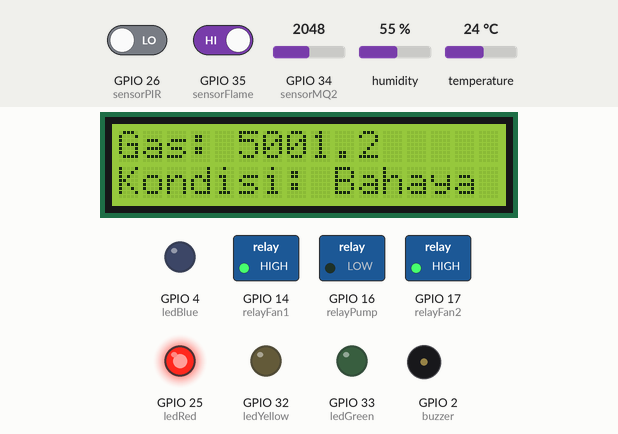
This sketch was run on a simulated ESP32. Parts: 16×2 character LCD, switched loads named in the sketch (green lamp = pin HIGH), output pins drawn as LEDs (lit = HIGH), buzzer (waves = sounding, pin HIGH). The test bench sets the inputs (shaded band); at power-on: GPIO 34 (sensorMQ2) = 2048, temperature 24 °C, GPIO 35 (sensorFlame) HIGH, GPIO 26 (sensorPIR) LOW, humidity 55 %. WiFi joins after 1.5 s; servers stay silent unless stated; what the sketch prints to the serial monitor is not drawn.

Above: at 5.0 s.
5.1 s: GPIO 34 (sensorMQ2) set to 131
At 6.7 s:
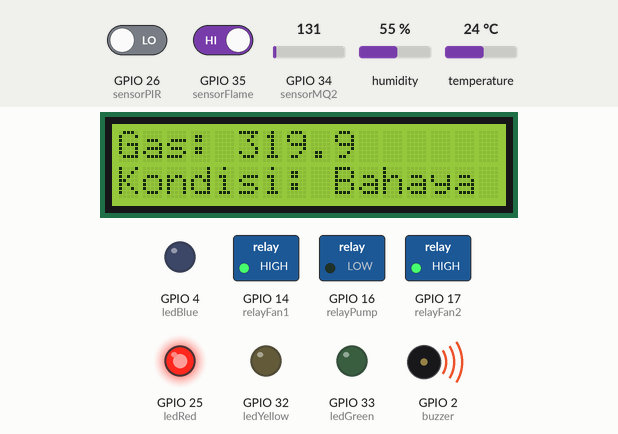
8.5 s: GPIO 34 (sensorMQ2) set to 114
At 11.5 s:
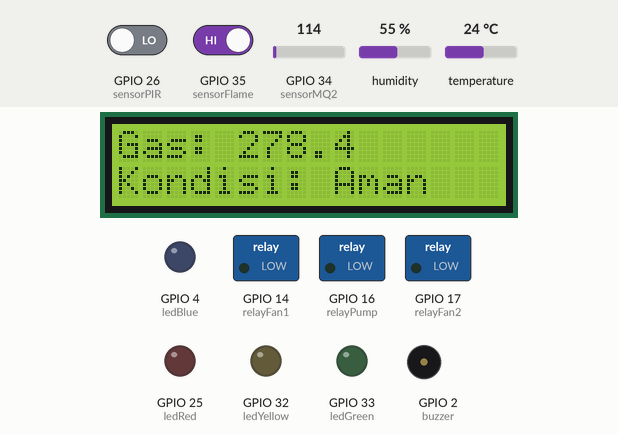
11.8 s: temperature set to 39.4 °C
14.6 s: temperature set to 40.7 °C
At 18.7 s:
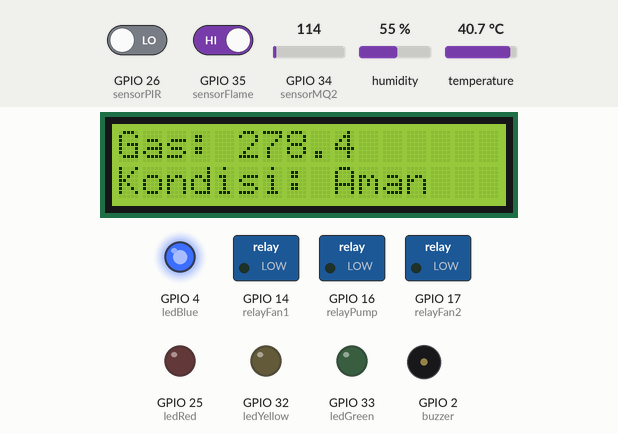
18.9 s: GPIO 35 (sensorFlame) driven LOW
At 21.0 s:
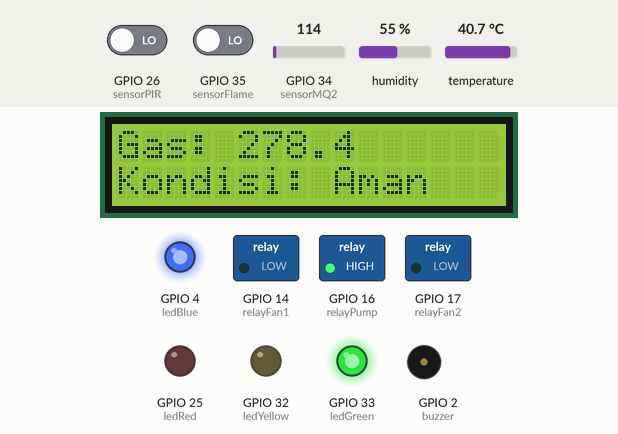
21.7 s: GPIO 26 (sensorPIR) driven HIGH
At 26.5 s:
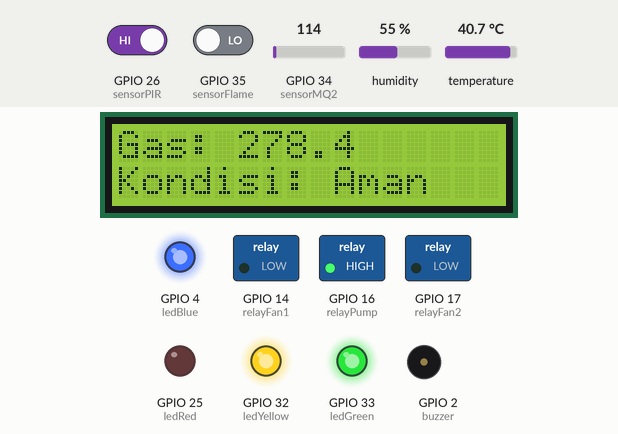
Timing chart, 0 to 27.2 s (numbered marks = the images above; inputs shaded):
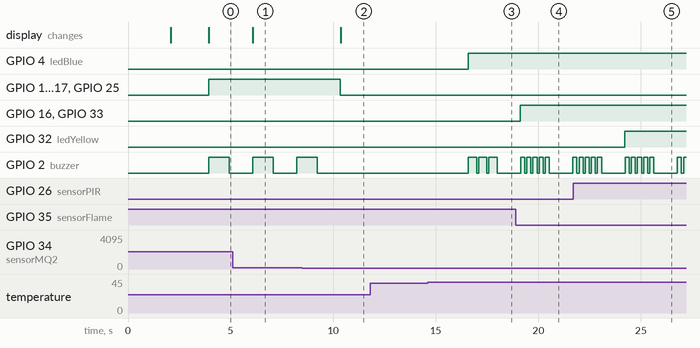

Measured:
- the behaviour switches between 123 and 122 on GPIO 34 (sensorMQ2) (found by bisection; images 1 and 2)
- the behaviour switches between 40 and 40.1 °C on temperature (found by bisection; images 2 and 3)
- after the input at 5.1 s, the display: changes after 0.98 s (image 1)
- after the input at 8.5 s, GPIO 14 (relayFan1), GPIO 17 (relayFan2), GPIO 25 (ledRed): HIGH → LOW after 1.9 s; GPIO 2 (buzzer): goes on until 9.2 s, then stays LOW; the display: changes after 1.9 s (image 2)
- after the input at 11.8 s, every drawn part: stays the same
- after the input at 14.6 s, GPIO 4 (ledBlue): LOW → HIGH after 2.0 s; GPIO 2 (buzzer): alternates HIGH for 0.40 s and LOW for 0.10 s, 6 changes in all, then stays LOW, starting after 2.0 s
- after the input at 18.9 s, GPIO 16 (relayPump), GPIO 33 (ledGreen): LOW → HIGH after 0.23 s
- after the input at 21.7 s, GPIO 32 (ledYellow): LOW → HIGH after 2.5 s

The sketch:

dht22.ino
```cpp
#define BLYNK_TEMPLATE_ID "TMPL6CdHiAEvU"
#define BLYNK_TEMPLATE_NAME "SMART GAS"
#include <Wire.h>
#include <LiquidCrystal_I2C.h>
#include <DHT.h>
#include <WiFi.h>
#include <BlynkSimpleEsp32.h>

// Tentukan Pin Untuk Perangkat
#define sensorMQ2 34
#define sensorFlame 35
#define sensorPIR 26
#define sensorDHT 27
#define relayFan1 14
#define relayFan2 17
#define relayPump 16
#define buzzer 2
#define ledRed 25
#define ledGreen 33
#define ledYellow 32
#define ledBlue 4

// Inisiasikan Wifi Untuk Blynk
char auth[] = "MIMnpH0-B-L0EqAdrPkRmZbM9f7UbgJj";
char ssid[] = "BismillahBerhasil";
char pass[] = "terusberusaha";

// Inisialisasi layar LCD dan sensor DHT
LiquidCrystal_I2C lcd(0x27, 16, 2);
DHT dht(sensorDHT, DHT22);

// Prototipe fungsi
void buzz(int duration, int repeat);
void handleBuzzer(bool gasDetected, bool flameDetected, bool motionDetected, bool highTempDetected);
void sendNotification(const char* message);
void handleNotifications(bool gasDetected, bool flameDetected, bool motionDetected, bool highTempDetected);

void setup() {
  Serial.begin(115200);
  lcd.init();
  lcd.backlight();
  dht.begin();

  // Konfigurasikan pin
  pinMode(sensorMQ2, INPUT);
  pinMode(sensorFlame, INPUT);
  pinMode(sensorPIR, INPUT);
  pinMode(relayFan1, OUTPUT);
  pinMode(relayFan2, OUTPUT);
  pinMode(relayPump, OUTPUT);
  pinMode(buzzer, OUTPUT);
  pinMode(ledRed, OUTPUT);
  pinMode(ledGreen, OUTPUT);
  pinMode(ledYellow, OUTPUT);
  pinMode(ledBlue, OUTPUT);

  lcd.setCursor(0, 0);
  lcd.print("System Loading...");
  delay(2000);
  lcd.clear();
  lcd.setCursor(0, 0);
  lcd.print("Ready");

  // Hubungkan ke Wi-Fi dan Blynk
  WiFi.begin(ssid, pass);
  Blynk.begin(auth, ssid, pass);
}

void loop() {
  Blynk.run();

  // Baca level gas dari sensor MQ-2
  int gasValue = analogRead(sensorMQ2);
  float gasVoltage = (gasValue / 4095.0) * 5.0;
  float ppm = (gasVoltage / 5.0) * 10000.0;
  bool gasDetected = ppm >= 300.0;

  // Perbarui Blynk untuk sensor gas
  Blynk.virtualWrite(V0, ppm);
  Blynk.virtualWrite(V1, gasDetected ? "Bahaya" : "Aman");

  // Baca sensor api
  bool flameDetected = !digitalRead(sensorFlame);
  Blynk.virtualWrite(V2, flameDetected ? "Terdeteksi" : "Tidak Terdeteksi");

  // Baca sensor PIR
  bool motionDetected = digitalRead(sensorPIR);
  Blynk.virtualWrite(V3, motionDetected ? "Gerakan Terdeteksi" : "Tidak Ada Gerakan");

  // Baca suhu dan kelembaban dari sensor DHT22r
  float temperature = dht.readTemperature();
  float humidity = dht.readHumidity();
  bool highTempDetected = temperature > 40.0;

  // Perbarui Blynk untuk suhu dan kelembapan
  if (!isnan(temperature)) Blynk.virtualWrite(V4, temperature);
  if (!isnan(humidity)) Blynk.virtualWrite(V5, humidity);

  // Menampilkan level dan kondisi gas pada LCD
  lcd.clear();
  lcd.setCursor(0, 0);
  lcd.print("Gas: ");
  lcd.print(ppm, 1);

  lcd.setCursor(0, 1);
  if (gasDetected) {
    lcd.print("Kondisi: Bahaya");
    digitalWrite(relayFan1, HIGH);
    digitalWrite(relayFan2, HIGH);
    digitalWrite(ledRed, HIGH);
  } else {
    lcd.print("Kondisi: Aman");
    digitalWrite(relayFan1, LOW);
    digitalWrite(relayFan2, LOW);
    digitalWrite(ledRed, LOW);
  }

  // Tangani deteksi api
  if (flameDetected) {
    digitalWrite(relayPump, HIGH);
    digitalWrite(ledGreen, HIGH);
    Serial.println("Api Terdeteksi! Water pump ON.");
  } else {
    digitalWrite(relayPump, LOW);
    digitalWrite(ledGreen, LOW);
  }

  // Menangani deteksi gerakan PIR
  if (motionDetected) {
    digitalWrite(ledYellow, HIGH);
    Serial.println("Gerakan Terdeteksi!");
  } else {
    digitalWrite(ledYellow, LOW);
  }

  // Tangani deteksi suhu
  if (!isnan(temperature)) {
    if (highTempDetected) {
      digitalWrite(ledBlue, HIGH);
      Serial.println("Suhu Tinggi Terdeteksi!");
    } else {
      digitalWrite(ledBlue, LOW);
    }
  }

  // Print gas data to Serial Monitor
  Serial.println("============================");
  Serial.print("ADC Value: ");
  Serial.println(gasValue);

  Serial.print("Voltage: ");
  Serial.print(gasVoltage, 2);
  Serial.println(" V");

  Serial.print("Gas PPM: ");
  Serial.print(ppm, 1);
  Serial.println(" PPM");

  // Print temperature and humidity data
  if (!isnan(temperature) && !isnan(humidity)) {
    Serial.print("Temperature: ");
    Serial.print(temperature);
    Serial.println(" *C");

    Serial.print("Humidity: ");
    Serial.print(humidity);
    Serial.println(" %");
  } else {
    Serial.println("Gagal Membaca Data Dari Sensor DHT!");
  }

  Serial.println("============================");

  // Menangani bel dan notifikasi
  handleBuzzer(gasDetected, flameDetected, motionDetected, highTempDetected);
  handleNotifications(gasDetected, flameDetected, motionDetected, highTempDetected);

  delay(1000);
}

// Berfungsi untuk menghasilkan suara buzzer
void buzz(int duration, int repeat) {
  for (int i = 0; i < repeat; i++) {
    digitalWrite(buzzer, HIGH);
    delay(duration);
    digitalWrite(buzzer, LOW);
    delay(100);
  }
}

// Berfungsi untuk menangani suara buzzer
void handleBuzzer(bool gasDetected, bool flameDetected, bool motionDetected, bool highTempDetected) {
  if (gasDetected) buzz(1000, 1);
  else if (flameDetected) buzz(200, 5);
  else if (motionDetected) buzz(300, 2);
  else if (highTempDetected) buzz(400, 3);
  else digitalWrite(buzzer, LOW);
}

// Berfungsi untuk mengirim notifikasi
void sendNotification(const char* message) {
  Blynk.logEvent("alert", message);
}

// Berfungsi untuk menangani notifikasi
void handleNotifications(bool gasDetected, bool flameDetected, bool motionDetected, bool highTempDetected) {
  if (gasDetected) sendNotification("Bahaya Gas Terdeteksi! Segera Periksa!");
  if (flameDetected) sendNotification("Bahaya Api Terdeteksi! Segera Ambil Tindakan!");
  if (motionDetected) sendNotification("Gerakan Terdeteksi di Area! Periksa Keamanan!");
  if (highTempDetected) sendNotification("Suhu Tinggi Terdeteksi! Segera Periksa!");
}
```
